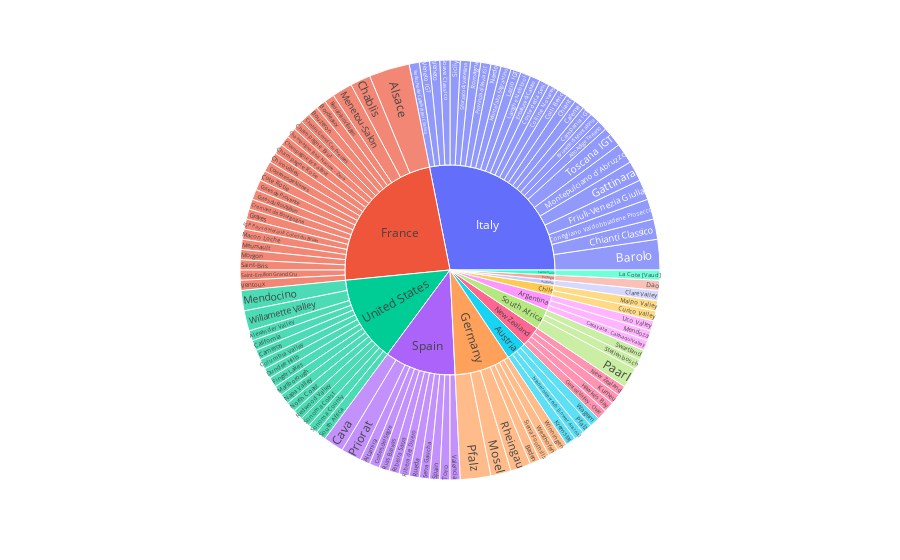

The notebook cell saved with this chart:
### Markdown cell above
### Countries, Regions

### Code cell
fig = px.sunburst(df,path=['country_name','Region/Appellation'])
fig.show()

### Figure 1 — Plotly figure (JSON) as saved in the notebook; plotly's stock layout.template omitted (floating-point values rounded to 4 significant figures)
{"data": [{"branchvalues": "total", "domain": {"x": [0, 1], "y": [0, 1]}, "hovertemplate": "labels=%{label}<br>count=%{value}<br>parent=%{parent}<br>id=%{id}<extra></extra>", "ids": ["United States/Alexander Valley", "France/Alsace", "Spain/Altamira", "Italy/Alto Adige Terlano", "Germany/Baden", "Italy/Barolo", "France/Beaujolais Villages", "France/Bordeaux", "France/Bouzeron", "Italy/Brunello di Montalcino", "Argentina/Cafayate - Calchaqui Valley", "United States/California", "Italy/Campania IGT", "Italy/Carema", "United States/Carneros", "Spain/Cava", "New Zealand/Central Valley - Chile", "France/Chablis", "France/Chablis Grand Cru Preuses", "France/Champagne Brut", "France/Champagne Brut Nature - Zero", "France/Champagne Extra Brut", "France/Champagne Rose", "Italy/Chianti", "Italy/Chianti Classico", "France/Chiroubles", "Australia/Clare Valley", "Italy/Colli Berici", "Italy/Colline Novaresi", "United States/Columbia Valley", "Italy/Conegliano Valdobbiadene Prosecco", "Italy/Coste della Sesia", "Spain/Costers del Segre", "France/Costieres de Nimes", "France/Cote Rotie", "France/Cotes de Provence", "France/Cotes du Roussillon", "France/Cremant de Bourgogne", "Chile/Curico Valley", "Portugal/Dao", "United States/Dundee Hills", "Italy/Erbaluce di Caluso", "United States/Finger Lakes", "Italy/Friuli-Venezia Giulia", "Italy/Gattinara", "France/Graves", "New Zealand/Hawke's Bay", "France/IGP Pays d'Herault Cotes du Brian", "Austria/Kremstal", "New Zealand/Kumeu", "Switzerland/La Cote [Vaud]", "Italy/Langhe Nebbiolo", "Italy/Lazio IGT", "France/Macon Loche", "Chile/Maipo Valley", "United States/Marlborough", "United States/Mendocino", "Argentina/Mendoza", "France/Menetou-Salon", "France/Meursault", "Italy/Montefalco Sagrantino", "Italy/Montepulciano d'Abruzzo", "France/Morgon", "Germany/Mosel", "United States/Napa Valley", "Italy/Nardo", "New Zealand/New Zealand", "Austria/Niederosterreich [Lower Austria]", "United States/North Coast", "South Africa/Paarl", "Austria/Pfalz", "Germany/Pfalz", "Spain/Priorat", "Italy/Provincia di Pavia IGT", "United States/Redwood Valley", "Germany/Rheingau", "Spain/Rias Baixas", "Spain/Ribeira Sacra", "Spain/Ribera del Duero", "Italy/Romagna", "Spain/Rueda", "France/Saint-Bris", "France/Saint-Emilion Grand Cru", "Spain/Serra Gaucha", "Italy/Sforzato di Valtellina", "Italy/Sicily", "Germany/Sierra Foothills", "Italy/Soave Classico", "United States/Sonoma Coast", "United States/Sonoma County", "United States/South Africa", "Spain/Spain", "South Africa/Stellenbosch", "South Africa/Swartland", "Spain/Toro", "Italy/Toscana IGT", "Argentina/Uco Valley", "Spain/Valencia", "Italy/Veneto", "Italy/Veneto IGT", "France/Ventoux", "Italy/Verdicchio dei Castelli di Jesi Classico", "Austria/Wagram", "Germany/Westhofen", "United States/Willamette Valley", "Germany/Winningen", "Argentina", "Australia", "Austria", "Chile", "France", "Germany", "Italy", "New Zealand", "Portugal", "South Africa", "Spain", "Switzerland", "United States"], "labels": ["Alexander Valley", "Alsace", "Altamira", "Alto Adige Terlano", "Baden", "Barolo", "Beaujolais Villages", "Bordeaux", "Bouzeron", "Brunello di Montalcino", "Cafayate - Calchaqui Valley", "California", "Campania IGT", "Carema", "Carneros", "Cava", "Central Valley - Chile", "Chablis", "Chablis Grand Cru Preuses", "Champagne Brut", "Champagne Brut Nature - Zero", "Champagne Extra Brut", "Champagne Rose", "Chianti", "Chianti Classico", "Chiroubles", "Clare Valley", "Colli Berici", "Colline Novaresi", "Columbia Valley", "Conegliano Valdobbiadene Prosecco", "Coste della Sesia", "Costers del Segre", "Costieres de Nimes", "Cote Rotie", "Cotes de Provence", "Cotes du Roussillon", "Cremant de Bourgogne", "Curico Valley", "Dao", "Dundee Hills", "Erbaluce di Caluso", "Finger Lakes", "Friuli-Venezia Giulia", "Gattinara", "Graves", "Hawke's Bay", "IGP Pays d'Herault Cotes du Brian", "Kremstal", "Kumeu", "La Cote [Vaud]", "Langhe Nebbiolo", "Lazio IGT", "Macon Loche", "Maipo Valley", "Marlborough", "Mendocino", "Mendoza", "Menetou-Salon", "Meursault", "Montefalco Sagrantino", "Montepulciano d'Abruzzo", "Morgon", "Mosel", "Napa Valley", "Nardo", "New Zealand", "Niederosterreich [Lower Austria]", "North Coast", "Paarl", "Pfalz", "Pfalz", "Priorat", "Provincia di Pavia IGT", "Redwood Valley", "Rheingau", "Rias Baixas", "Ribeira Sacra", "Ribera del Duero", "Romagna", "Rueda", "Saint-Bris", "Saint-Emilion Grand Cru", "Serra Gaucha", "Sforzato di Valtellina", "Sicily", "Sierra Foothills", "Soave Classico", "Sonoma Coast", "Sonoma County", "South Africa", "Spain", "Stellenbosch", "Swartland", "Toro", "Toscana IGT", "Uco Valley", "Valencia", "Veneto", "Veneto IGT", "Ventoux", "Verdicchio dei Castelli di Jesi Classico", "Wagram", "Westhofen", "Willamette Valley", "Winningen", "Argentina", "Australia", "Austria", "Chile", "France", "Germany", "Italy", "New Zealand", "Portugal", "South Africa", "Spain", "Switzerland", "United States"], "name": "", "parents": ["United States", "France", "Spain", "Italy", "Germany", "Italy", "France", "France", "France", "Italy", "Argentina", "United States", "Italy", "Italy", "United States", "Spain", "New Zealand", "France", "France", "France", "France", "France", "France", "Italy", "Italy", "France", "Australia", "Italy", "Italy", "United States", "Italy", "Italy", "Spain", "France", "France", "France", "France", "France", "Chile", "Portugal", "United States", "Italy", "United States", "Italy", "Italy", "France", "New Zealand", "France", "Austria", "New Zealand", "Switzerland", "Italy", "Italy", "France", "Chile", "United States", "United States", "Argentina", "France", "France", "Italy", "Italy", "France", "Germany", "United States", "Italy", "New Zealand", "Austria", "United States", "South Africa", "Austria", "Germany", "Spain", "Italy", "United States", "Germany", "Spain", "Spain", "Spain", "Italy", "Spain", "France", "France", "Spain", "Italy", "Italy", "Germany", "Italy", "United States", "United States", "United States", "Spain", "South Africa", "South Africa", "Spain", "Italy", "Argentina", "Spain", "Italy", "Italy", "France", "Italy", "Austria", "Germany", "United States", "Germany", "", "", "", "", "", "", "", "", "", "", "", "", ""], "type": "sunburst", "values": [1, 4, 1, 1, 1, 3, 1, 1, 1, 1, 1, 1, 1, 1, 1, 2, 1, 2, 1, 1, 1, 1, 1, 1, 2, 1, 1, 1, 1, 1, 2, 1, 1, 1, 1, 1, 1, 1, 1, 1, 1, 1, 1, 2, 2, 1, 1, 1, 1, 1, 1, 1, 1, 1, 1, 1, 2, 1, 2, 1, 1, 2, 1, 2, 1, 1, 1, 1, 1, 2, 1, 3, 2, 1, 1, 2, 1, 1, 1, 1, 1, 1, 1, 1, 1, 1, 1, 1, 1, 1, 1, 1, 1, 1, 1, 2, 1, 1, 1, 1, 1, 1, 1, 1, 2, 1, 3, 1, 4, 2, 30, 11, 36, 4, 1, 4, 14, 1, 17]}], "layout": {"legend": {"tracegroupgap": 0}, "margin": {"t": 60}}}
